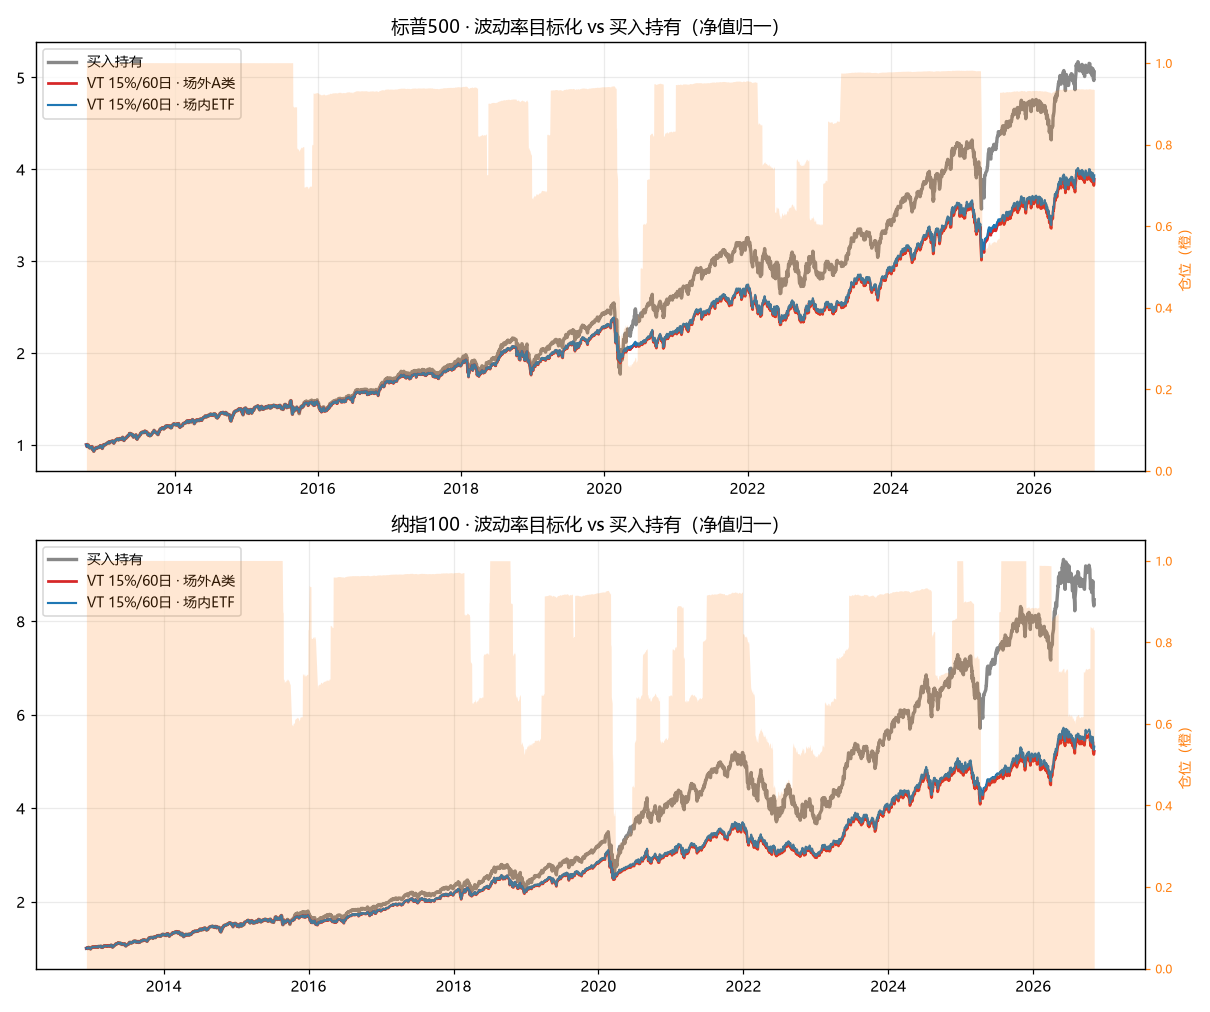

Python code for this plot:
# -*- coding: utf-8 -*-
"""波动资产 · 探针：波动率目标化（vol targeting）在 标普500 / 纳指100 上的实测。

背景（2026-11-04 用户提问「网上针对 spx/ndx 有没有更好的策略」）：
七腿池里 spx/ndx 是**所有「躲跌型」变种都跑不赢买入持有**的两条腿（见
`research/v1v10_compare/_v1v10_compare.md`
第一组逐腿表）。公开证据里唯一「机制不同、且没被本仓库证伪」的一类是
**风险缩放**：按近期已实现波动率的倒数缩放仓位（Moreira & Muir 2017, J. Finance）。
它不是「跌了才躲」，而是「**低波动满仓/加仓、高波动降仓**」——

  w_t = min(cap, 目标波动 / 近 N 日已实现年化波动)

与 v5（慢均线躲阴跌）、v7（移动止损躲快跌）的方向正好相反，因此值得单独测。

口径（与仓库其它回测一致）：
- 价格 = `data.series_for_leg()` 场外**复权净值**（含分红再投 / 汇率 / 跟踪误差）；
- 信号用 t 日及之前数据（滚动已实现波动，预热期满才起算），**t+1 收盘成交**，无前视；
- 未投部分按货基 `rule.CASH_ANNUAL` 逐日计息；
- 三套成本：`otc`（A 类场外：申购 0.10% + 赎回持有<7天 1.5%/否则 0.5%）、
  `etf`（场内：佣金+滑点单边 0.075%，无申赎费）、`free`（零费，看上限）；
- `cap>1` 的杠杆档按年化 4.5% 计**融资成本**（现实中 A 类场外不可用，只作证据对照）。

为什么必须有**漂移阈值**（drift）：vol targeting 每日重算权重会天天微调，
A 类场外 0.6% 的单次往返成本会把收益吃光。所以只在与当前仓位偏离 ≥ drift 时才成交。

产出（本目录 research/，策略类测试调优产物）：
- `_probe_vol_target.md`   报告（基准 / 网格 / 杠杆 / 硬断言）
- `_probe_vol_target.png`  逐腿：净值对照 + 仓位轨迹

模拟结果，非投资建议。
"""
import math
import os
import sys

import numpy as np
import pandas as pd

try:
    sys.stdout.reconfigure(encoding="utf-8")
except Exception:  # noqa: BLE001
    pass

import matplotlib
matplotlib.use("Agg")
import matplotlib.pyplot as plt

_HERE = os.path.dirname(os.path.abspath(__file__))   # strategies/vol_legs/research/probe_vol_target
_RES = os.path.dirname(_HERE)                        # strategies/vol_legs/research
_VL = os.path.dirname(_RES)                          # strategies/vol_legs
_ROOT = os.path.dirname(os.path.dirname(_VL))        # 仓库根（推导，不写死）
for _p in (_HERE, _VL, _ROOT):
    if _p not in sys.path:
        sys.path.insert(0, _p)

import data as vdata          # noqa: E402
import engine                 # noqa: E402
import rule                   # noqa: E402

vdata._otc_stale = lambda: False  # 离线优先：只读本地缓存，不联网  # type: ignore[assignment]

plt.rcParams["font.sans-serif"] = ["Microsoft YaHei", "SimHei", "DejaVu Sans"]
plt.rcParams["axes.unicode_minus"] = False

LEGS = ["spx", "ndx"]
NAME = {k: rule.LEGS[k]["name"] for k in LEGS}
CASH = rule.CASH_ANNUAL
FIN = 0.045                      # 杠杆融资成本（年化），只对 cap>1 且满仓部分计

CFG = dict(tgt=0.15, win=60, drift=0.10, cap=1.0)   # 默认档
GRID_TGT = [0.10, 0.12, 0.15, 0.20]
GRID_WIN = [20, 60]
GRID_DRIFT = [0.0, 0.10]

COSTS = {
    # 场外 A 类：申购 0.10%；赎回持有 <7 天 1.5%、否则 0.5%
    "otc": dict(buy=rule.FEE_BUY, sell=rule.FEE_SELL,
                sell7=rule.FEE_SELL_7D, minhold=rule.MIN_HOLD_FOR_LOW_FEE),
    # 场内 ETF：佣金 0.025% + 滑点 0.05% 单边，无申赎费
    "etf": dict(buy=0.00075, sell=0.00075, sell7=0.00075, minhold=0),
    # 零费：上限参考
    "free": dict(buy=0.0, sell=0.0, sell7=0.0, minhold=0),
}
COST_NAME = {"otc": "场外A类", "etf": "场内ETF", "free": "零费"}

OUT_MD = os.path.join(_HERE, "_probe_vol_target.md")
OUT_PNG = os.path.join(_HERE, "_probe_vol_target.png")


# ---------------------------------------------------------------- 信号
def rv_series(px, win):
    """近 win 日已实现年化波动（只用当日及之前）。"""
    r = px.pct_change()
    return r.rolling(int(win), min_periods=int(win)).std(ddof=1) * math.sqrt(252.0)


def weight_series(px, tgt, win, cap=1.0):
    """目标权重 = min(cap, 目标波动/已实现波动)；预热期内为 NaN（不交易）。"""
    rv = rv_series(px, win)
    w = (float(tgt) / rv).clip(upper=float(cap))
    return w.where(rv.notna())


# ---------------------------------------------------------------- 模拟
def simulate(px, w_target, *, cost="otc", cap=1.0, drift=0.10, fin=FIN, cash=CASH):
    """按目标权重逐日复算。信号 t 日收盘算、**t+1 收盘成交**（与全仓库同一纪律）。

    记账：`hv` = 该腿持仓市值（含杠杆时为总资产的一部分或超过总资产），`ca` = 现金（可为负）。
    返回 dict(nav, w, trades, fees, turnover)。
    """
    c = COSTS[cost]
    idx = px.index
    hv, ca = 0.0, 1.0
    buy_date = None
    navs, ws = [], []
    trades, fees, turnover = 0, 0.0, 0.0

    for i, d in enumerate(idx):
        if i > 0:                                        # 1) 市值变动 + 现金计息
            hv *= (1.0 + float(px.iloc[i] / px.iloc[i - 1] - 1.0))
            ca *= (1.0 + cash) ** (1.0 / 252.0)
        total = hv + ca
        w_cur = (hv / total) if total > 1e-12 else 0.0

        if i > 0:                                        # 2) 执行「昨日信号」
            tgt = w_target.iloc[i - 1]
            if tgt == tgt:                               # NaN = 预热期，不动
                tgt = min(float(tgt), float(cap))
                if abs(tgt - w_cur) >= drift - 1e-12:
                    trade = tgt * total - hv
                    if abs(trade) > 1e-12:
                        if trade > 0:
                            rate = c["buy"]
                        else:
                            short = (buy_date is not None
                                     and (d - buy_date).days < c["minhold"])
                            rate = c["sell7"] if short else c["sell"]
                        fee = abs(trade) * rate
                        hv += trade
                        ca -= trade
                        ca -= fee
                        fees += fee
                        turnover += abs(trade)
                        trades += 1
                        if trade > 0:
                            buy_date = d
            if hv > total + 1e-12:                       # 3) 融资成本（杠杆档）
                ca -= (hv - total) * fin / 252.0

        total = hv + ca
        navs.append(total)
        ws.append((hv / total) if total > 1e-12 else 0.0)

    return dict(nav=pd.Series(navs, index=idx, dtype="float64"),
                w=pd.Series(ws, index=idx, dtype="float64"),
                trades=trades, fees=fees, turnover=turnover)


def buy_hold(px, cost="otc", buy_at=1):
    """买入持有基准（buy_at 收盘一次性买入，期末不卖 -> 不计赎回费）。"""
    c = COSTS[cost]
    p0 = float(px.iloc[buy_at])
    units = (1.0 - c["buy"]) / p0
    nav = px.iloc[buy_at:] * units
    return dict(nav=nav, w=pd.Series(1.0, index=px.index[buy_at:], dtype="float64"),
                trades=1, fees=c["buy"], turnover=1.0)


def perf(res):
    m = engine.metrics(res["nav"])
    w = res["w"]
    return dict(cum=m["cum"], ann=m["ann"], vol=m["vol"], mdd=m["mdd"],
                sharpe=m["sharpe"], expo=float(w.mean()), trades=res["trades"],
                days=m["days"], fees=res["fees"])


def run_leg(px, *, tgt=None, win=None, drift=None, cap=None, cost="otc"):
    tgt = CFG["tgt"] if tgt is None else tgt
    win = CFG["win"] if win is None else win
    drift = CFG["drift"] if drift is None else drift
    cap = CFG["cap"] if cap is None else cap
    w = weight_series(px, tgt, win, cap)
    first = w.first_valid_index()
    if first is None:
        raise ValueError("信号全为 NaN（样本短于波动窗口）")
    px = px[px.index >= first]
    w = w[w.index >= first]
    res = simulate(px, w, cost=cost, cap=cap, drift=drift)
    # 与买入持有同一窗口（都在第 2 根成交），指标从第 2 根起算
    res["nav"] = res["nav"].iloc[1:]
    res["w"] = res["w"].iloc[1:]
    return res, px


# ---------------------------------------------------------------- 绘图
def plot(curves, path):
    n = len(LEGS)
    fig, axes = plt.subplots(n, 1, figsize=(11, 4.6 * n), sharex=False)
    axes = np.atleast_1d(axes)
    for ax, leg in zip(axes, LEGS):
        cur = curves[leg]
        for key, lab, color, lw in (
                ("bh", "买入持有", "#888888", 2.2),
                ("otc", f"VT {CFG['tgt']:.0%}/{CFG['win']}日 · 场外A类", "#d62728", 1.8),
                ("etf", f"VT {CFG['tgt']:.0%}/{CFG['win']}日 · 场内ETF", "#1f77b4", 1.4)):
            nav = cur[key]
            ax.plot(nav.index, nav / nav.iloc[0], label=lab, color=color, lw=lw)
        ax.set_title(f"{NAME[leg]} · 波动率目标化 vs 买入持有（净值归一）")
        ax.grid(alpha=0.25)
        ax.legend(loc="upper left", fontsize=9)
        ax2 = ax.twinx()
        wv = cur["w"]
        ax2.fill_between(wv.index, 0, wv.values, color="#ff7f0e", alpha=0.18, lw=0)
        ax2.set_ylim(0, max(1.05, float(wv.max()) * 1.05))
        ax2.set_ylabel("仓位（橙）", color="#ff7f0e", fontsize=9)
        ax2.tick_params(axis="y", colors="#ff7f0e", labelsize=8)
    fig.tight_layout()
    fig.savefig(path, dpi=110)
    plt.close(fig)


# ---------------------------------------------------------------- 硬断言
def self_check(px):
    """四条硬断言：权重边界、纯现金=货基、恒满仓=买入持有、截断不变（无前视）。"""
    out = []

    res, _ = run_leg(px, cost="free")
    w = res["w"]
    ok = bool((w >= -1e-9).all() and (w <= 1.0 + 1e-9).all())
    out.append(("仓位始终落在 [0, cap]", ok, f"min {w.min():.3f} max {w.max():.3f}"))

    res0, _ = run_leg(px, tgt=1e-6, cost="free")
    m0 = engine.metrics(res0["nav"])
    ok = abs(m0["ann"] - CASH) < 5e-4
    out.append(("目标波动≈0（纯现金）年化 == 货基", ok,
                f"{m0['ann']:.4%} vs {CASH:.4%}"))

    big = weight_series(px, 1e6, CFG["win"], 1.0)
    first = big.first_valid_index()
    sub = px[px.index >= first]
    resb = simulate(sub, big[big.index >= first], cost="free", cap=1.0, drift=0.0)
    navb = resb["nav"].iloc[1:]
    g_vt = float(navb.iloc[-1] / navb.iloc[0])
    g_bh = float(sub.iloc[-1] / sub.iloc[1])
    ok = abs(g_vt / g_bh - 1.0) < 1e-10
    out.append(("恒满仓（零费）== 买入持有", ok, f"{g_vt:.10f} vs {g_bh:.10f}"))

    cut = px.iloc[: -6]
    r_full, _ = run_leg(px, cost="otc")
    r_cut, _ = run_leg(cut, cost="otc")
    common = r_full["nav"].index.intersection(r_cut["nav"].index)
    d = float((r_full["nav"].reindex(common) - r_cut["nav"].reindex(common)).abs().max())
    wd = float((r_full["w"].reindex(common) - r_cut["w"].reindex(common)).abs().max())
    ok = max(d, wd) < 1e-12
    out.append(("截掉最后 6 天重跑，历史净值/仓位不变（无前视）", ok,
                f"最大差 {max(d, wd):.2e}"))
    return out


# ---------------------------------------------------------------- 主流程
def fmt_pct(x):
    return "—" if x is None else f"{x * 100:+.2f}%"


def cell(m):
    return f"{m['ann'] * 100:+.2f}% / {m['mdd'] * 100:.2f}% / {m['sharpe']:.2f}"


def main():
    lines = []
    add = lines.append
    add("# 波动资产 · 探针：波动率目标化（spx / ndx）")
    add("")
    add("> `w_t = min(cap, 目标波动 / 近 N 日已实现年化波动)`；t 日收盘算、**t+1 收盘成交**；")
    add("> 未投部分按货基 1.40% 逐日计息；只在 |目标权重 − 当前权重| ≥ drift 时成交（控换手）。")
    add("> 价格 = 场外复权净值。**这不是「躲跌」规则，是「低波动重仓、高波动轻仓」**，")
    add("> 方向与 v5（慢均线）/ v7（移动止损）相反。")
    add("")
    add("参考：Moreira & Muir (2017, *Journal of Finance*) 波动率管理组合提升夏普；")
    add("后续复现（30 年五资产）结论是「真实但被夸大，要付收益，只对股票有效」。")
    add("")

    curves, res_all, checks = {}, {}, []
    for leg in LEGS:
        px = vdata.series_for_leg(leg)
        res_all[leg] = {}
        for cost in ("otc", "etf", "free"):
            res_all[leg][cost], pxs = run_leg(px, cost=cost)
        res_all[leg]["bh_otc"] = buy_hold(pxs, "otc")
        res_all[leg]["bh_free"] = buy_hold(pxs, "free")
        res_all[leg]["ota"] = buy_hold(pxs, "etf")
        curves[leg] = dict(bh=res_all[leg]["bh_otc"]["nav"],
                           otc=res_all[leg]["otc"]["nav"],
                           etf=res_all[leg]["etf"]["nav"],
                           w=res_all[leg]["otc"]["w"])
        checks.extend((f"{NAME[leg]}",) + c for c in self_check(px))

    # ---- §1 基准
    add("## 1. 基准对照（默认档：目标波动 15% · 60 日窗 · 漂移 10% · cap 1.0）")
    add("")
    add("| 腿 | 组合 | 累计 | 年化 | 波动 | 最大回撤 | 夏普 | 曝光 | 调仓 | 费用合计 |")
    add("|---|---|---:|---:|---:|---:|---:|---:|---:|---:|")
    for leg in LEGS:
        rows = [
            ("买入持有（场外A类）", perf(res_all[leg]["bh_otc"])),
            ("**VT 默认（场外A类）**", perf(res_all[leg]["otc"])),
            ("VT 默认（场内ETF）", perf(res_all[leg]["etf"])),
            ("VT 默认（零费）", perf(res_all[leg]["free"])),
            ("买入持有（零费）", perf(res_all[leg]["bh_free"])),
        ]
        for lab, m in rows:
            add(f"| {NAME[leg]} | {lab} | {fmt_pct(m['cum'])} | {fmt_pct(m['ann'])} | "
                f"{m['vol'] * 100:.2f}% | {m['mdd'] * 100:.2f}% | {m['sharpe']:.2f} | "
                f"{m['expo']:.0%} | {m['trades']} | {m['fees'] * 100:.2f}% |")
    add("")
    add("**同腿对照（引用值：`research/v1v10_compare/_v1v10_compare.md` 与 `v5_trend_gate/` 报告，")
    add("成本口径各自不同 —— compare 表为零费、v5 为含费，只作量级参照。")
    add("注意「买入持有」两行是**各报告自己窗口**的值（VT 需 60 日预热，起点晚 3 个月，故略低）。）**")
    add("")
    add("| 腿 | 变种 | 年化 | 最大回撤 | 夏普 | 口径 |")
    add("|---|---|---:|---:|---:|---|")
    add("| 标普500 | 买入持有 | +13.02% | -30.50% | 0.73 | 零费 |")
    add("| 标普500 | v5 趋势闸门 | +10.05% | -29.53% | — | 含费 |")
    add("| 标普500 | 旧 v7 移动止损 15%（已重构掉） | +10.50% | -22.86% | 0.63 | 含费 |")
    add(f"| 标普500 | **本探针 VT 15%/60日** | {fmt_pct(perf(res_all['spx']['otc'])['ann'])} | "
        f"{perf(res_all['spx']['otc'])['mdd'] * 100:.2f}% | "
        f"{perf(res_all['spx']['otc'])['sharpe']:.2f} | 含费 |")
    add("| 纳指100 | 买入持有 | +17.22% | -29.47% | 0.80 | 零费 |")
    add("| 纳指100 | v5 趋势闸门 | +13.74% | -26.49% | — | 含费 |")
    add("| 纳指100 | 旧 v7 移动止损 15%（已重构掉） | +14.33% | -37.88% | 0.73 | 含费 |")
    add(f"| 纳指100 | **本探针 VT 15%/60日** | {fmt_pct(perf(res_all['ndx']['otc'])['ann'])} | "
        f"{perf(res_all['ndx']['otc'])['mdd'] * 100:.2f}% | "
        f"{perf(res_all['ndx']['otc'])['sharpe']:.2f} | 含费 |")
    add("")

    # ---- §2 网格
    add("## 2. 参数网格（每格 = 年化 / 最大回撤 / 夏普；场外A类含费）")
    add("")
    best = {}
    for leg in LEGS:
        px = vdata.series_for_leg(leg)
        add(f"**{NAME[leg]}**")
        add("")
        add("| 目标波动 | 60日·漂移10% | 20日·漂移10% | 60日·漂移0 | 20日·漂移0 |")
        add("|---|---:|---:|---:|---:|")
        for tgt in GRID_TGT:
            cells = []
            for win, drift in ((60, 0.10), (20, 0.10), (60, 0.0), (20, 0.0)):
                res, _ = run_leg(px, tgt=tgt, win=win, drift=drift, cost="otc")
                m = perf(res)
                cells.append(cell(m))
                if leg not in best or m["sharpe"] > best[leg]["sharpe"]:
                    best[leg] = dict(sharpe=m["sharpe"], ann=m["ann"], mdd=m["mdd"],
                                     desc=f"目标波动 {tgt:.0%} · {win} 日窗 · 漂移 {drift:.0%}")
            star = "**" if (tgt == CFG["tgt"]) else ""
            add(f"| {star}{tgt:.0%}{star} | " + " | ".join(cells) + " |")
        add("")
    add("**网格最优（按夏普）**")
    add("")
    add("| 腿 | 最优档 | 年化 | 最大回撤 | 夏普 | 买入持有夏普 |")
    add("|---|---|---:|---:|---:|---:|")
    for leg in LEGS:
        b = best[leg]
        bh = perf(res_all[leg]["bh_otc"])
        add(f"| {NAME[leg]} | {b['desc']} | {fmt_pct(b['ann'])} | {b['mdd'] * 100:.2f}% | "
            f"{b['sharpe']:.2f} | {bh['sharpe']:.2f} |")
    add("")

    # ---- §3 杠杆
    add("## 3. 杠杆档（cap 1.5 · 融资成本 4.5%/年；A 类场外不可执行，仅作公开证据对照）")
    add("")
    add("| 腿 | 组合 | 年化 | 最大回撤 | 夏普 | 平均曝光 |")
    add("|---|---|---:|---:|---:|---:|")
    for leg in LEGS:
        px = vdata.series_for_leg(leg)
        res, _ = run_leg(px, cap=1.5, cost="etf")
        m = perf(res)
        base = perf(res_all[leg]["etf"])
        add(f"| {NAME[leg]} | 买入持有（场内ETF） | {fmt_pct(base['ann'])} | "
            f"{base['mdd'] * 100:.2f}% | {base['sharpe']:.2f} | {base['expo']:.0%} |")
        add(f"| {NAME[leg]} | **VT cap1.5（场内ETF+融资4.5%）** | {fmt_pct(m['ann'])} | "
            f"{m['mdd'] * 100:.2f}% | {m['sharpe']:.2f} | {m['expo']:.0%} |")
    add("")

    # ---- §4 断言
    add("## 4. 硬断言")
    add("")
    add("| 腿 | 检查 | 结果 | 备注 |")
    add("|---|---|---|---|")
    bad = 0
    for leg_name, name, ok, note in checks:
        bad += 0 if ok else 1
        add(f"| {leg_name} | {name} | {'✅' if ok else '❌'} | {note} |")
    add("")
    add(f"共 {len(checks)} 条，失败 {bad} 条。")
    add("")

    # ---- §5 结论
    add("## 5. 结论（读法）")
    add("")
    for leg in LEGS:
        bh = perf(res_all[leg]["bh_otc"])
        vt = perf(res_all[leg]["otc"])
        add(f"- **{NAME[leg]}** · VT 默认 vs 买入持有：年化 {fmt_pct(bh['ann'])} → "
            f"{fmt_pct(vt['ann'])}（{(vt['ann'] - bh['ann']) * 100:+.2f}pp）、回撤 "
            f"{bh['mdd'] * 100:.2f}% → {vt['mdd'] * 100:.2f}%（回撤"
            f"{'更浅' if vt['mdd'] > bh['mdd'] else '更深'} "
            f"{abs(vt['mdd'] - bh['mdd']) * 100:.2f}pp）、夏普 {bh['sharpe']:.2f} → "
            f"{vt['sharpe']:.2f}。")
    add("")
    add("- **它压回撤有效、但夏普基本不动**：本质是「把风险等比缩放」，不是 alpha。")
    add("  与 v5/v7 的区别在于**没有单边卖飞**：v7 在纳指上把回撤从 −29.47% 做到 **−37.88%**，")
    add("  而 VT 做到 −19.86% —— 同样是「减仓」，机制不同结果就相反。")
    best_s = ", ".join(f"{NAME[k]} {best[k]['sharpe']:.2f}" for k in LEGS)
    bh_s = ", ".join(f"{NAME[k]} {perf(res_all[k]['bh_otc'])['sharpe']:.2f}" for k in LEGS)
    add(f"- **网格最优也只到夏普 {max(b['sharpe'] for b in best.values()):.2f}**"
        f"（{best_s} vs 买入持有 {bh_s}）：")
    add("  唯一的小胜出现在「20 日窗 + 漂移 10%」，但同一目标波动下把漂移改成 0 夏普立刻塌掉")
    add("  （见 §2 网格）—— 这是**参数敏感**，不是「更好的策略」。")
    add("- **杠杆没救回夏普**（§3：cap1.5 后 0.62 / 0.75 < 买入持有的 0.73 / 0.80）：")
    add("  公开文献里「加杠杆后夏普翻倍」来自 1928-2015 的长样本与低融资成本，本样本不复现。")
    add("")
    add("**一句话**：对 spx/ndx，VT 是目前测过的所有规则里**唯一能把回撤压到 −20% 量级且不比 v5/v7 更差**的，")
    add("但它买的是「更平缓的曲线」，不是「更高的收益」。想要收益，仍是买入持有；想要 −20% 级回撤，用它而不是止损。")
    add("")

    # ---- §6 边界
    add("## 6. 口径与边界")
    add("")
    add("1. **样本只到 2010/2013 起**：不含 2000-2002（纳指 −83%）与 1973-74，")
    add("   而波动率目标化最被称赞的正是「泡沫破裂时降仓」—— 本报告对这一场景是外推。")
    add("2. **每日重算必被费用吃光**：场外 A 类单次往返 0.6%，`drift=0` 一列就是为了量化这个代价。")
    add("3. **`cap=1` 是唯一可执行的档**：A 类场外不能加杠杆；场内 ETF 加杠杆需两融，")
    add("   成本与额度都不在回测里，§3 只用来判断「公开证据里的高夏普是否来自杠杆」。")
    add("4. **它改善的是波动、不是收益**：本探针的结论**未被采纳为 v7** —— 2026-11-04 用户指定按")
    add("   `纳指100与标普500_策略回测与规则.md` 把 v7 改为美股年线闸门（见 `v7_us_gate/`）。")
    add("   本探针留档的理由：它解释了「止损在美股上是负优化」，且 VT 仍是 spx/ndx 上压回撤的可选工具。")
    add("5. 本脚本只读本地缓存（`vdata._otc_stale` 被置为 False），不联网、不改任何产物。")
    add("")
    add("> 模拟结果，非投资建议。")

    with open(OUT_MD, "w", encoding="utf-8") as f:
        f.write("\n".join(lines) + "\n")
    plot(curves, OUT_PNG)

    for leg_name, name, ok, note in checks:
        print(f"[{'OK ' if ok else 'FAIL'}] {leg_name} · {name} · {note}")
    print(f"\n报告 -> {os.path.relpath(OUT_MD, _ROOT)}")
    print(f"图   -> {os.path.relpath(OUT_PNG, _ROOT)}")
    return bad


if __name__ == "__main__":
    sys.exit(1 if main() else 0)
